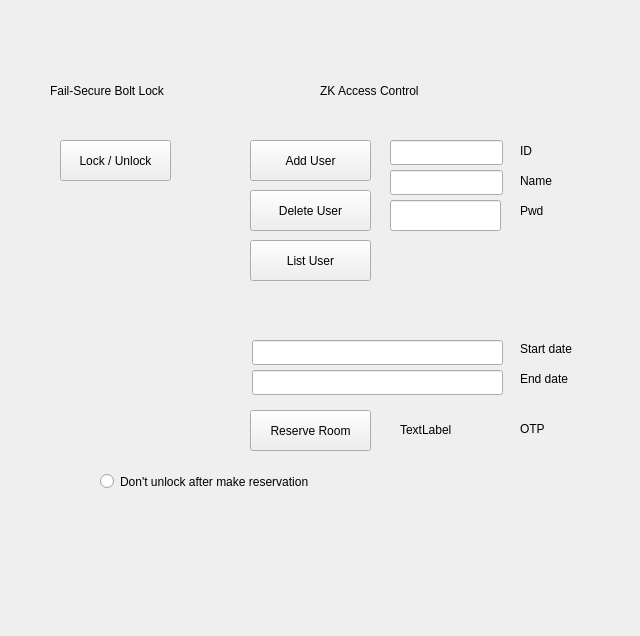
<?xml version="1.0" encoding="UTF-8"?>
<ui version="4.0">
 <class>Form</class>
 <widget class="QWidget" name="Form">
  <property name="geometry">
   <rect>
    <x>0</x>
    <y>0</y>
    <width>640</width>
    <height>636</height>
   </rect>
  </property>
  <property name="windowTitle">
   <string>Access Control Demo SW</string>
  </property>
  <widget class="QLabel" name="labelOTPText">
   <property name="geometry">
    <rect>
     <x>520</x>
     <y>420</y>
     <width>67</width>
     <height>17</height>
    </rect>
   </property>
   <property name="text">
    <string>OTP</string>
   </property>
  </widget>
  <widget class="QLineEdit" name="lineEditName">
   <property name="geometry">
    <rect>
     <x>390</x>
     <y>170</y>
     <width>113</width>
     <height>25</height>
    </rect>
   </property>
  </widget>
  <widget class="QPushButton" name="pushButtonFailsecureLock">
   <property name="geometry">
    <rect>
     <x>60</x>
     <y>140</y>
     <width>111</width>
     <height>41</height>
    </rect>
   </property>
   <property name="text">
    <string>Lock / Unlock</string>
   </property>
  </widget>
  <widget class="QPushButton" name="pushButtonZkReserve">
   <property name="geometry">
    <rect>
     <x>250</x>
     <y>410</y>
     <width>121</width>
     <height>41</height>
    </rect>
   </property>
   <property name="text">
    <string>Reserve Room</string>
   </property>
  </widget>
  <widget class="QLabel" name="labelZkName">
   <property name="geometry">
    <rect>
     <x>520</x>
     <y>160</y>
     <width>51</width>
     <height>41</height>
    </rect>
   </property>
   <property name="text">
    <string>Name</string>
   </property>
  </widget>
  <widget class="QLabel" name="labelFailSecure">
   <property name="geometry">
    <rect>
     <x>50</x>
     <y>70</y>
     <width>151</width>
     <height>41</height>
    </rect>
   </property>
   <property name="text">
    <string>Fail-Secure Bolt Lock</string>
   </property>
  </widget>
  <widget class="QLineEdit" name="lineEditID">
   <property name="geometry">
    <rect>
     <x>390</x>
     <y>140</y>
     <width>113</width>
     <height>25</height>
    </rect>
   </property>
  </widget>
  <widget class="QRadioButton" name="radioButton">
   <property name="geometry">
    <rect>
     <x>100</x>
     <y>470</y>
     <width>301</width>
     <height>23</height>
    </rect>
   </property>
   <property name="text">
    <string>Don't unlock after make reservation</string>
   </property>
  </widget>
  <widget class="QPushButton" name="pushButtonZkDeluser">
   <property name="geometry">
    <rect>
     <x>250</x>
     <y>190</y>
     <width>121</width>
     <height>41</height>
    </rect>
   </property>
   <property name="text">
    <string>Delete User</string>
   </property>
  </widget>
  <widget class="QPushButton" name="pushButtonZkAdduser">
   <property name="geometry">
    <rect>
     <x>250</x>
     <y>140</y>
     <width>121</width>
     <height>41</height>
    </rect>
   </property>
   <property name="text">
    <string>Add User</string>
   </property>
  </widget>
  <widget class="QLineEdit" name="lineEditPwd">
   <property name="geometry">
    <rect>
     <x>390</x>
     <y>200</y>
     <width>111</width>
     <height>31</height>
    </rect>
   </property>
  </widget>
  <widget class="QLabel" name="labelZkPwd">
   <property name="geometry">
    <rect>
     <x>520</x>
     <y>190</y>
     <width>51</width>
     <height>41</height>
    </rect>
   </property>
   <property name="text">
    <string>Pwd</string>
   </property>
  </widget>
  <widget class="QPushButton" name="pushButtonZkListUser">
   <property name="geometry">
    <rect>
     <x>250</x>
     <y>240</y>
     <width>121</width>
     <height>41</height>
    </rect>
   </property>
   <property name="text">
    <string>List User</string>
   </property>
  </widget>
  <widget class="QLabel" name="labelZk">
   <property name="geometry">
    <rect>
     <x>320</x>
     <y>70</y>
     <width>151</width>
     <height>41</height>
    </rect>
   </property>
   <property name="text">
    <string>ZK Access Control</string>
   </property>
  </widget>
  <widget class="QLabel" name="labelOTP">
   <property name="geometry">
    <rect>
     <x>400</x>
     <y>420</y>
     <width>111</width>
     <height>20</height>
    </rect>
   </property>
   <property name="text">
    <string>TextLabel</string>
   </property>
  </widget>
  <widget class="QLabel" name="labelZkId">
   <property name="geometry">
    <rect>
     <x>520</x>
     <y>130</y>
     <width>31</width>
     <height>41</height>
    </rect>
   </property>
   <property name="text">
    <string>ID</string>
   </property>
  </widget>
  <widget class="QLineEdit" name="lineEditTimeStart">
   <property name="geometry">
    <rect>
     <x>252</x>
     <y>340</y>
     <width>251</width>
     <height>25</height>
    </rect>
   </property>
  </widget>
  <widget class="QLineEdit" name="lineEditTimeEnd">
   <property name="geometry">
    <rect>
     <x>252</x>
     <y>370</y>
     <width>251</width>
     <height>25</height>
    </rect>
   </property>
  </widget>
  <widget class="QLabel" name="labelTimeText1">
   <property name="geometry">
    <rect>
     <x>520</x>
     <y>340</y>
     <width>67</width>
     <height>17</height>
    </rect>
   </property>
   <property name="text">
    <string>Start date</string>
   </property>
  </widget>
  <widget class="QLabel" name="labelTimeText2">
   <property name="geometry">
    <rect>
     <x>520</x>
     <y>370</y>
     <width>67</width>
     <height>17</height>
    </rect>
   </property>
   <property name="text">
    <string>End date</string>
   </property>
  </widget>
 </widget>
 <resources/>
 <connections/>
</ui>
